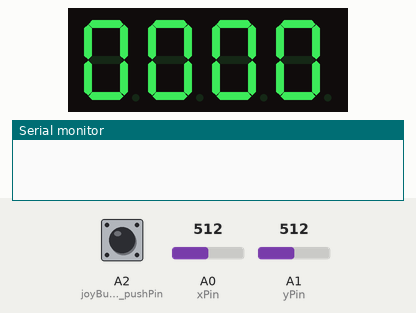
Simulated run of this sketch. Board: Arduino Uno, built with avr-gcc and run on an emulated ATmega328P. On the bench: 4-digit seven-segment display, the last lines printed to the serial monitor. Wiring (inferred from the names in the program): 4-digit 7-segment display, segments lit when HIGH: segments pin 12, pin 8, pin 5, pin 3, pin 2, pin 11, pin 6, pin 4; digit selects pin 7, pin 9, pin 10, pin 13. The inputs (shaded band) are chosen by the test bench; at power-on: A2 (joyButton_pushPin) HIGH, A1 (yPin) = 512, A0 (xPin) = 512. The segment pins are drawn as the display they are named for.

Above: at 1.2 s.
1.3 s: A2 (joyButton_pushPin) pulled LOW for 0.15 s
2.9 s: A1 (yPin) set to 610
At 3.5 s:
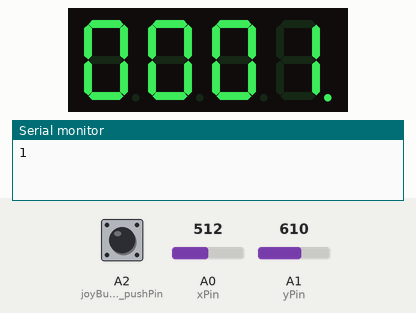
4.4 s: A2 (joyButton_pushPin) pulled LOW for 1 s
Timing chart, 0 to 7.4 s (numbered marks = the images above; inputs shaded):
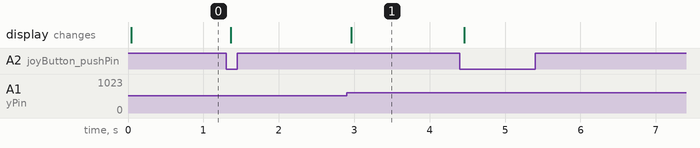

The sketch:

4_7digitsegments_display_each_digit.ino
```cpp
const uint8_t xPin = A0;
const uint8_t yPin = A1;
const uint8_t joyButton_pushPin = A2;

int xValue;
int yValue;
int minTreshold = 400;
int maxTreshold = 600;
bool pushButtonValue;
bool joyButton_moved = false;
uint32_t joyButton_lastDebounce = 0;
bool joyButton_lastPushValue;
uint32_t joyButton_pushDebounceInterval = 10;

//4 digit 7 segment display

const uint8_t pinA = 12;
const uint8_t pinB = 8;
const uint8_t pinC = 5;
const uint8_t pinD = 3;
const uint8_t pinE = 2;
const uint8_t pinF = 11;
const uint8_t pinG = 6;
const uint8_t pinDP = 4;
const uint8_t pinD1 = 7;
const uint8_t pinD2 = 9;
const uint8_t pinD3 = 10;
const uint8_t pinD4 = 13;
const uint8_t segSize = 8;
const uint8_t noOfDisplays = 4;
const uint8_t noOfDigits = 10;
bool dpState;

// segments array, similar to before
uint8_t segments[segSize] = { pinA, pinB, pinC, pinD, pinE, pinF, pinG, pinDP };

// digits array, to switch between them easily
uint8_t digits[noOfDisplays] = { pinD1, pinD2, pinD3, pinD4 };

uint8_t currentDigitsValues[noOfDisplays] = { 0, 0, 0, 0 };

uint8_t currentDigit = 0;
uint32_t flushInterval = 1;
uint32_t lastFlush = 0;
uint8_t selectedDigit = noOfDisplays;
uint8_t digitToEdit = noOfDisplays - 1;

byte digitMatrix[noOfDigits][segSize - 1] = {
//   a  b  c  d  e  f  g
  {1, 1, 1, 1, 1, 1, 0}, // 0
  {0, 1, 1, 0, 0, 0, 0}, // 1
  {1, 1, 0, 1, 1, 0, 1}, // 2
  {1, 1, 1, 1, 0, 0, 1}, // 3
  {0, 1, 1, 0, 0, 1, 1}, // 4
  {1, 0, 1, 1, 0, 1, 1}, // 5
  {1, 0, 1, 1, 1, 1, 1}, // 6
  {1, 1, 1, 0, 0, 0, 0}, // 7
  {1, 1, 1, 1, 1, 1, 1}, // 8
  {1, 1, 1, 1, 0, 1, 1}  // 9
};

void displayDigit(int num, byte digit, byte decimalPoint) {
  showDigit(num);
  for (int i = 0; i < segSize - 1; i++) {
    digitalWrite(segments[i], digitMatrix[digit][i]);
  }
  // write the decimalPoint to DP pin
  digitalWrite(segments[segSize - 1], decimalPoint);
}

// activate the display no. received as param
void showDigit(int num) {
  for (int i = 0; i < noOfDisplays; i++) {
    digitalWrite(digits[i], HIGH);
  }
  digitalWrite(digits[num], LOW);
}

// the setup function runs once when you press reset or power the board
void setup() {
  pinMode(joyButton_pushPin, INPUT_PULLUP);
  for (uint8_t i = 0; i < segSize; i++) {
    pinMode(segments[i], OUTPUT);
  }
  for (uint8_t i = 0; i < noOfDisplays; i++) {
    pinMode(digits[i], OUTPUT);
  }
  Serial.begin(9600);
}

// the loop function runs over and over again until power down or reset
void loop()
{
  if (selectedDigit == noOfDisplays)
  {
    //no digit is selected => blinking mode
    xValue = analogRead(xPin);
    if (xValue < minTreshold && joyButton_moved == false)
    {
      //change digit to the left
      if (digitToEdit > 0)
        --digitToEdit;
      else
        digitToEdit = noOfDisplays - 1;
      joyButton_moved = true;
    }

    if (xValue > maxTreshold&& joyButton_moved == false)
    {
      //change digit to the right
      if (digitToEdit < noOfDisplays - 1)
        ++digitToEdit;
      else
        digitToEdit = 0;
      joyButton_moved = true;
    }

    if (xValue >= minTreshold && xValue <= maxTreshold) //idle joybutton position
      joyButton_moved = false;

    if (millis() - lastFlush >= flushInterval)
    {
      //use the display digits (this is the alternative to using delay()
      displayDigit(currentDigit, currentDigitsValues[currentDigit], false);
      lastFlush = millis();
      if (currentDigit == noOfDisplays - 1)
        currentDigit = 0;
      else
        ++currentDigit;
    }
  }
  else {
    //some digit is selected
    yValue = analogRead(yPin);

    if (yValue < minTreshold && joyButton_moved == false)
    {
      //decrease selected digit's value
      if (currentDigitsValues[selectedDigit] > 0)
        --currentDigitsValues[selectedDigit];
      else
        currentDigitsValues[selectedDigit] = noOfDigits - 1;
      joyButton_moved = true;
    }

    if (yValue > maxTreshold&& joyButton_moved == false)
    {
      //incresease selected digit's value
      if (currentDigitsValues[selectedDigit] < noOfDigits - 1)
        ++currentDigitsValues[selectedDigit];
      else
        currentDigitsValues[selectedDigit] = 0;
      joyButton_moved = true;
    }

    if (yValue >= minTreshold && yValue <= maxTreshold) //idle joybutton position
      joyButton_moved = false;

    if (millis() - lastFlush >= flushInterval)
    {
      //use the display digits
      if (currentDigit == selectedDigit)
        displayDigit(currentDigit, currentDigitsValues[currentDigit], true);
      else
        displayDigit(currentDigit, currentDigitsValues[currentDigit], false);

      lastFlush = millis();
      if (currentDigit == noOfDisplays - 1)
        currentDigit = 0;
      else
        ++currentDigit;
    }
  }

  if(millis() - joyButton_lastDebounce >= joyButton_pushDebounceInterval)
  {
    joyButton_lastDebounce = millis();
    pushButtonValue = !digitalRead(joyButton_pushPin);

    if (pushButtonValue != joyButton_lastPushValue)
    {
      //check for pushes of the joybutton
      if (pushButtonValue == true)
      {
        Serial.println(pushButtonValue);
        if (selectedDigit == noOfDisplays)
        { //if there is no digit selected, select the current
          selectedDigit = digitToEdit;
          digitToEdit = noOfDisplays;
        }
        else
        {
          //otherwise, deselect the selected digit
          digitToEdit = selectedDigit;
          selectedDigit = noOfDisplays;
        }
      }
    joyButton_lastPushValue = pushButtonValue;
    }
  }
}
```

Measured:
- after the input at 2.9 s, the display: changes after 0.06 s (image 1)
